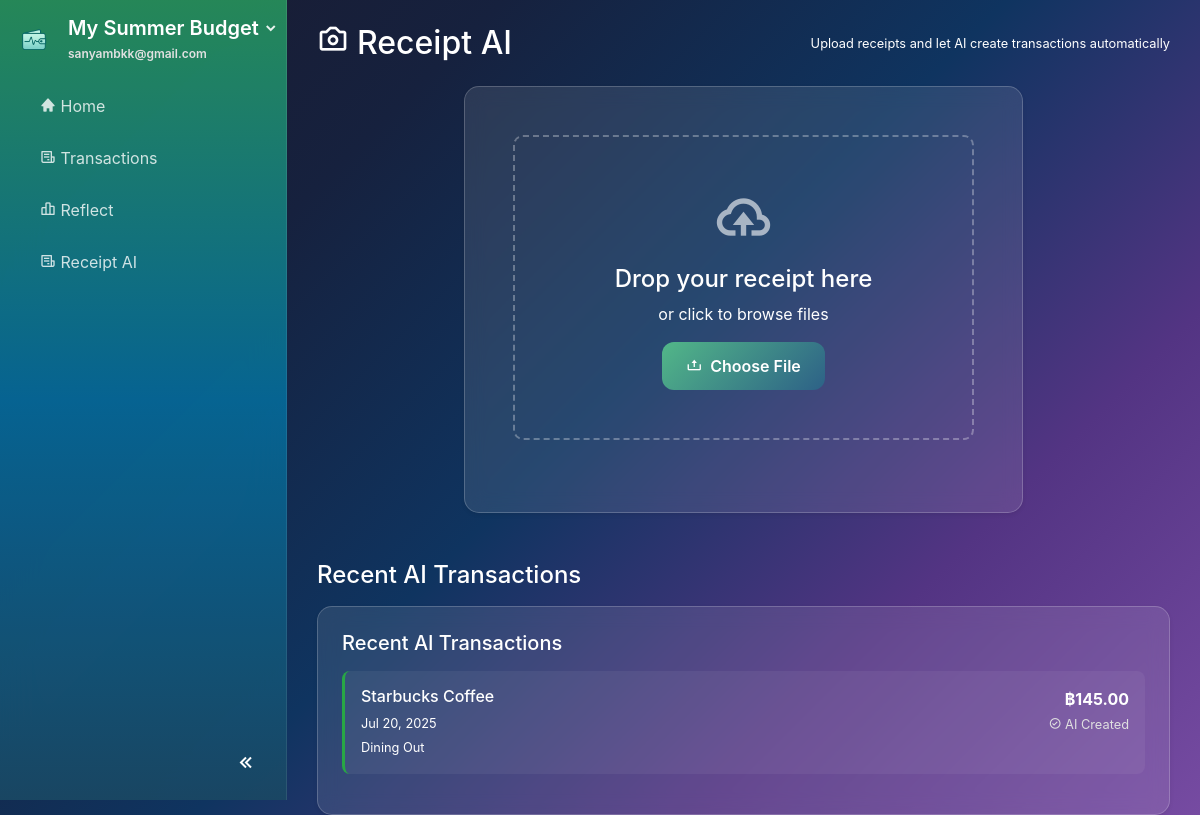
Page /receipt_ai (signed in) on the committed database.
### website/models.py (models this page shows, shortened)
class Plan(db.Model):
    id             = db.Column(db.Integer, primary_key=True)
    name           = db.Column(db.String(100), nullable=False)
    monthly_income = db.Column(db.Float)
    budget_pref    = db.Column(JSON)  # e.g., {"needs": 50, "wants": 30, "savings": 20}
    user_id        = db.Column(db.Integer, db.ForeignKey('user.id'), nullable=False)

class User(db.Model, UserMixin):
    id         = db.Column(db.Integer, primary_key=True)
    email      = db.Column(db.String(150), unique=True, nullable=False)
    password   = db.Column(db.String(150))
    first_name = db.Column(db.String(150))
    last_name  = db.Column(db.String(150))
    date_created = db.Column(db.DateTime(timezone=True), default=func.now())
    active_plan_id = db.Column(db.Integer, db.ForeignKey('plan.id'), nullable=True)
    profile_complete = db.Column(db.Boolean, default=False)
    theme = db.Column(db.String(50), nullable=False, default='system')
    notes = db.relationship('Note', backref='user', lazy=True)
    plans = db.relationship('Plan', foreign_keys=[Plan.user_id], backref='user', lazy=True, cascade="all, delete-orphan")
    active_plan = db.relationship('Plan', foreign_keys=[active_plan_id], post_update=True)

class Transaction(db.Model):
    id = db.Column(db.Integer, primary_key=True)
    description = db.Column(db.String(200), nullable=False)
    amount = db.Column(db.Float, nullable=False)
    transaction_date = db.Column(db.DateTime(timezone=True), default=func.now())
    category_id = db.Column(db.Integer, db.ForeignKey('budget_category.id'), nullable=False)
    payee_id = db.Column(db.Integer, db.ForeignKey('payee.id'), nullable=True)
    plan_id = db.Column(db.Integer, db.ForeignKey('plan.id'), nullable=False)
    created_date = db.Column(db.DateTime(timezone=True), default=func.now())
    source_type = db.Column(db.String(20), default='manual')  # 'manual', 'receipt'
    user_notes = db.Column(db.Text, nullable=True)  # User's payment notes for categorization
    plan = db.relationship('Plan', backref=db.backref('transactions', lazy=True, cascade="all, delete-orphan"))
    payee = db.relationship('Payee', backref=db.backref('transactions', lazy=True))

class Payee(db.Model):
    id = db.Column(db.Integer, primary_key=True)
    name = db.Column(db.String(100), nullable=False)
    plan_id = db.Column(db.Integer, db.ForeignKey('plan.id'), nullable=False)
    created_date = db.Column(db.DateTime(timezone=True), default=func.now())
    plan = db.relationship('Plan', backref=db.backref('payees', lazy=True, cascade="all, delete-orphan"))

class BudgetCategory(db.Model):
    id = db.Column(db.Integer, primary_key=True)
    name = db.Column(db.String(100), nullable=False)
    icon = db.Column(db.String(50), default='bx-category')
    main_category = db.Column(db.String(50), nullable=False)  # 'needs', 'wants', 'bills', 'investments'
    assigned_amount = db.Column(db.Float, default=0.0)
    spent_amount = db.Column(db.Float, default=0.0)
    plan_id = db.Column(db.Integer, db.ForeignKey('plan.id'), nullable=False)
    created_date = db.Column(db.DateTime(timezone=True), default=func.now())
    plan = db.relationship('Plan', backref=db.backref('categories', lazy=True, cascade="all, delete-orphan"))
    transactions = db.relationship('Transaction', backref='category', lazy=True, cascade="all, delete-orphan")

### website/views.py (the view)
@views.route('/receipt_ai')
@login_required
def receipt_ai():
    plan = current_user.active_plan
    categories = []
    ai_transactions = []
    if plan:
        categories = BudgetCategory.query.filter_by(plan_id=plan.id).all()
        ai_transactions = Transaction.query.filter(
            Transaction.plan_id == plan.id,
            Transaction.description.like('Receipt AI:%')
        ).order_by(Transaction.created_date.desc()).limit(10).all()
    return render_template('receipt_ai.html', categories=categories, ai_transactions=ai_transactions)

### website/templates/receipt_ai.html (shortened to what this page needs)
{% extends "base.html" %}
{% block content %}
<div class="container-fluid mt-4">
    <div class="row">
        <div class="col-12">
            <div class="d-flex justify-content-between align-items-center mb-4">
                <h2 class="mb-0">
                    <i class='bx bx-camera mr-2'></i>Receipt AI
                </h2>
                <small class="text-muted">Upload receipts and let AI create transactions automatically</small>
            </div>
            <div class="row">
                <div class="col-lg-8 mx-auto">
                    <div class="card shadow-sm" style="background: rgba(255, 255, 255, 0.1); backdrop-filter: blur(10px); border: 1px solid rgba(255, 255, 255, 0.2); border-radius: 15px;">
                        <div class="card-body p-5">
                            <div id="uploadArea" class="upload-area text-center p-5 mb-4" style="border: 2px dashed rgba(255, 255, 255, 0.3); border-radius: 10px; cursor: pointer; transition: all 0.3s ease;">
                                <i class='bx bx-cloud-upload' style="font-size: 4rem; color: rgba(255, 255, 255, 0.6); margin-bottom: 1rem;"></i>
                                <h4 class="mb-2">Drop your receipt here</h4>
                                <p class="text-muted mb-3">or click to browse files</p>
                                <button type="button" class="btn btn-primary">
                                    <i class='bx bx-upload mr-2'></i>Choose File
                                </button>
                            </div>
                        </div>
                    </div>
                </div>
            </div>
            <div class="row mt-5">
                <div class="col-12">
                    <h4 class="mb-3">Recent AI Transactions</h4>
                    <div class="card shadow-sm" style="background: rgba(255, 255, 255, 0.1); backdrop-filter: blur(10px); border: 1px solid rgba(255, 255, 255, 0.2); border-radius: 15px;">
                        <div class="glass-card p-4">
                        <h5 class="mb-3">Recent AI Transactions</h5>
                        {% if ai_transactions %}
                            <div class="ai-transactions-list">
                                {% for transaction in ai_transactions %}
                                <div class="ai-transaction-item mb-3 p-3" style="background: rgba(255, 255, 255, 0.05); border-radius: 8px; border-left: 3px solid #28a745;">
                                    <div class="d-flex justify-content-between align-items-start">
                                        <div>
                                            <h6 class="mb-1 text-white">{{ transaction.payee.name if transaction.payee else 'Unknown Merchant' }}</h6>
                                            <small class="text-muted">{{ transaction.transaction_date.strftime('%b %d, %Y') }}</small>
                                            <br>
                                            <small class="text-muted">{{ transaction.category.name if transaction.category else 'No Category' }}</small>
                                        </div>
                                        <div class="text-right">
                                            <span class="text-white font-weight-bold">฿{{ "%.2f"|format(transaction.amount|abs) }}</span>
                                            <br>
                                            <small class="text-success"><i class="bx bx-check-circle"></i> AI Created</small>
                                        </div>
                                    </div>
                                </div>
                                {% endfor %}
                            </div>
                        {% endif %}
                    </div>
                    </div>
                </div>
            </div>
        </div>
    </div>
</div>
{% endblock %}

### website/templates/base.html (shortened to what this page needs)
<!DOCTYPE html>
<html lang="en" data-initial-theme="{{ current_user.theme if current_user.is_authenticated else 'system' }}">
<head>
    <link rel="stylesheet" href="https://stackpath.bootstrapcdn.com/bootstrap/4.4.1/css/bootstrap.min.css"/>
    <link rel="stylesheet" href="https://stackpath.bootstrapcdn.com/font-awesome/4.7.0/css/font-awesome.min.css"/>
    <link href="https://unpkg.com/boxicons@2.1.4/css/boxicons.min.css" rel="stylesheet">
    <link href="{{ url_for('static', filename='css/general.css') }}" rel="stylesheet">
    <link href="{{ url_for('static', filename='css/sidebar.css') }}" rel="stylesheet">
    <link href="{{ url_for('static', filename='css/buttons.css') }}" rel="stylesheet">
    <link href="{{ url_for('static', filename='css/dashboard.css') }}" rel="stylesheet">
    <link href="{{ url_for('static', filename='css/auth.css') }}" rel="stylesheet">
    <link href="{{ url_for('static', filename='css/dark-theme.css') }}" rel="stylesheet">
    <link href="{{ url_for('static', filename='css/account_settings.css') }}" rel="stylesheet">
</head>
{% set hide_sidebar = hide_sidebar | default(false) %}
<body id="page-body" class="d-flex {{ '' if hide_sidebar else 'with-sidebar' }} {% block page_class %}{% endblock %}">
    {% if not hide_sidebar %}
    <nav id="sidebar" class="text-white flex-column">
        <div class="sidebar-header px-3 py-3">
            <div class="d-flex align-items-center">
                <img src="{{ url_for('static', filename='images/logo.png') }}" alt="App logo" class="logo-img mr-3">
                <div class="flex-grow-1">
                    <div class="dropdown">
                        <a id="planDropdown"
                            href="#"
                            class="dropdown-toggle text-white text-decoration-none"
                            data-toggle="dropdown"
                            aria-haspopup="true"
                            aria-expanded="false">
                            <h5 class="mb-0">
                                <span class="sidebar-text">{{ current_user.active_plan.name if current_user.active_plan else 'Create a Plan' }}</span>
                            </h5>
                            <i class="bx bxs-chevron-down toggle-arrow"></i>
                        </a>
                    </div>
                    <small class="email-white sidebar-text">{{ current_user.email }}</small>
                </div>
            </div>
        </div>
        <ul class="nav flex-column px-3">
            <li class="nav-item">
                <a class="nav-link {% if request.path == url_for('views.home') %}active{% endif %}" href="{{ url_for('views.home') }}">
                    <i class='bx bxs-home'></i> <span class="sidebar-text">Home</span>
                </a>
            </li>
            <li class="nav-item">
                <a class="nav-link {% if request.path == url_for('views.transactions') %}active{% endif %}" href="{{ url_for('views.transactions') }}">
                    <i class='bx bx-receipt'></i> <span class="sidebar-text">Transactions</span>
                </a>
            </li>
            <li class="nav-item">
                <a class="nav-link {% if request.path == url_for('views.reflect') %}active{% endif %}" href="{{ url_for('views.reflect') }}">
                    <i class='bx bx-bar-chart-alt-2'></i> <span class="sidebar-text">Reflect</span>
                </a>
            </li>
            <li class="nav-item">
                <a class="nav-link" href="{{ url_for('views.receipt_ai') }}">
                    <i class="bx bx-receipt"></i>
                    <span class="nav-text">Receipt AI</span>
                </a>
            </li>
        </ul>
        <div class="sidebar-footer">
            <button id="sidebar-toggle" class="btn btn-link">
                <i class='bx bx-chevrons-left'></i>
            </button>
        </div>
    </nav>
    {% endif %}
    <div id="content-wrapper" class="w-100">
        <div class="container-fluid">
            {% block content %} {% endblock %}
        </div>
    </div>
</body>
</html>

### website/static/css/general.css (style rules this page uses)
html, body { height: 100%; margin: 0; font-family: 'Inter', -apple-system, BlinkMacSystemFont, sans-serif; }

### website/static/css/sidebar.css (style rules this page uses)
:root { --plan-dropdown-width: 260px; }
#sidebar { transition: all 0.4s cubic-bezier(0.25, 0.46, 0.45, 0.94); }
body.with-sidebar { transition: margin-left 0.4s cubic-bezier(0.25, 0.46, 0.45, 0.94); }
#sidebar { width: 287px; min-height: 100vh; position: fixed; left: 0; top: 0; overflow: visible !important; z-index: 1040; background: linear-gradient(180deg, rgba(34, 139, 87, 0.95) 0%, rgba(0, 100, 148, 0.95) 50%, rgba(21, 67, 96, 0.95) 100%) !important; backdrop-filter: blur(20px); border-right: 1px solid rgba(255, 255, 255, 0.1); }
body.with-sidebar { margin-left: 287px; }
#sidebar::before { content: ''; position: absolute; top: 0; left: 0; right: 0; bottom: 0; background: rgba(255, 255, 255, 0.02); pointer-events: none; }
.sidebar-header { display: flex; align-items: center; gap: .75rem; }
.sidebar-header .logo-img { width: 36px; height: 36px; object-fit: contain; }
.sidebar-header .sidebar-text { color: #fff; font-weight: 600; }
.sidebar-header .email-white { font-size: .75rem; color: rgba(255,255,255,.85); }
#planDropdown { color: #fff; text-decoration: none; }
#planDropdown .toggle-arrow { color: rgba(255,255,255,.9); font-size: 1rem; transition: transform .3s; }
#sidebar .nav-link { color: rgba(255, 255, 255, 0.8); transition: all 0.3s cubic-bezier(0.25, 0.46, 0.45, 0.94); border-radius: 12px; margin: 2px 8px; padding: 12px 16px; position: relative; overflow: hidden; }
.sidebar-footer { position: absolute; bottom: 0; width: 100%; padding: 10px 15px; text-align: right; }
#sidebar-toggle { color: rgba(255, 255, 255, 0.6); font-size: 24px; transition: color 0.3s; }
#sidebar-toggle i { transition: transform 0.3s ease-in-out; }
#planDropdown::after { display: none; }
#planDropdown { display: flex; align-items: center; justify-content: space-between; }
#planDropdown h5 { margin: 0; color: #fff; }
#planDropdown .toggle-arrow { margin-left: .25rem; }

### website/static/css/buttons.css (style rules this page uses)
.btn-primary { background: linear-gradient(135deg, #52b788 0%, #2d6187 100%); border: none; border-radius: 12px; padding: 12px 24px; font-weight: 600; transition: all 0.3s cubic-bezier(0.25, 0.46, 0.45, 0.94); position: relative; overflow: hidden; }
.btn-primary::before { content: ''; position: absolute; top: 0; left: -100%; width: 100%; height: 100%; background: linear-gradient(90deg, transparent, rgba(255,255,255,0.3), transparent); transition: left 0.5s; }

### rows in the picture
Plan: active_plan "My Summer Budget"
User: email "sanyambkk@gmail.com"
Transaction: amount|abs "145.00"
